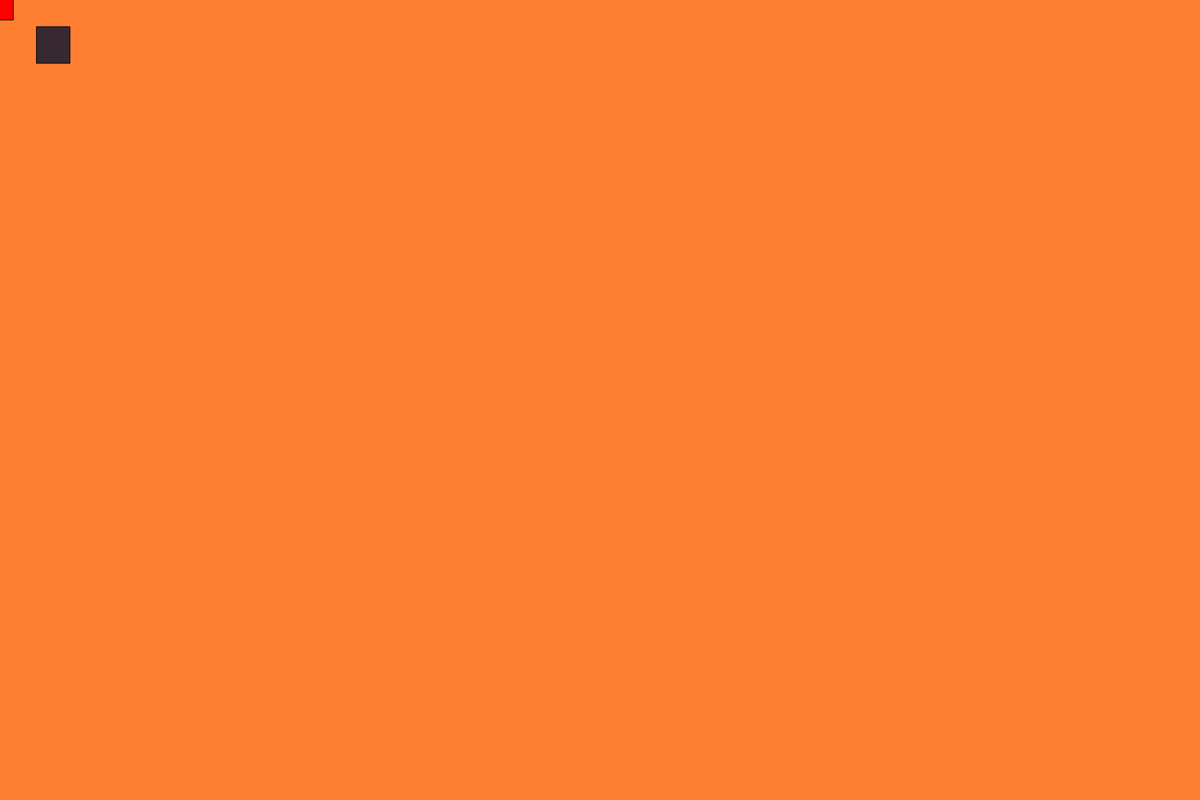
Frame 1 (no input)
Frame 60 (no input): identical to frame 1, image omitted
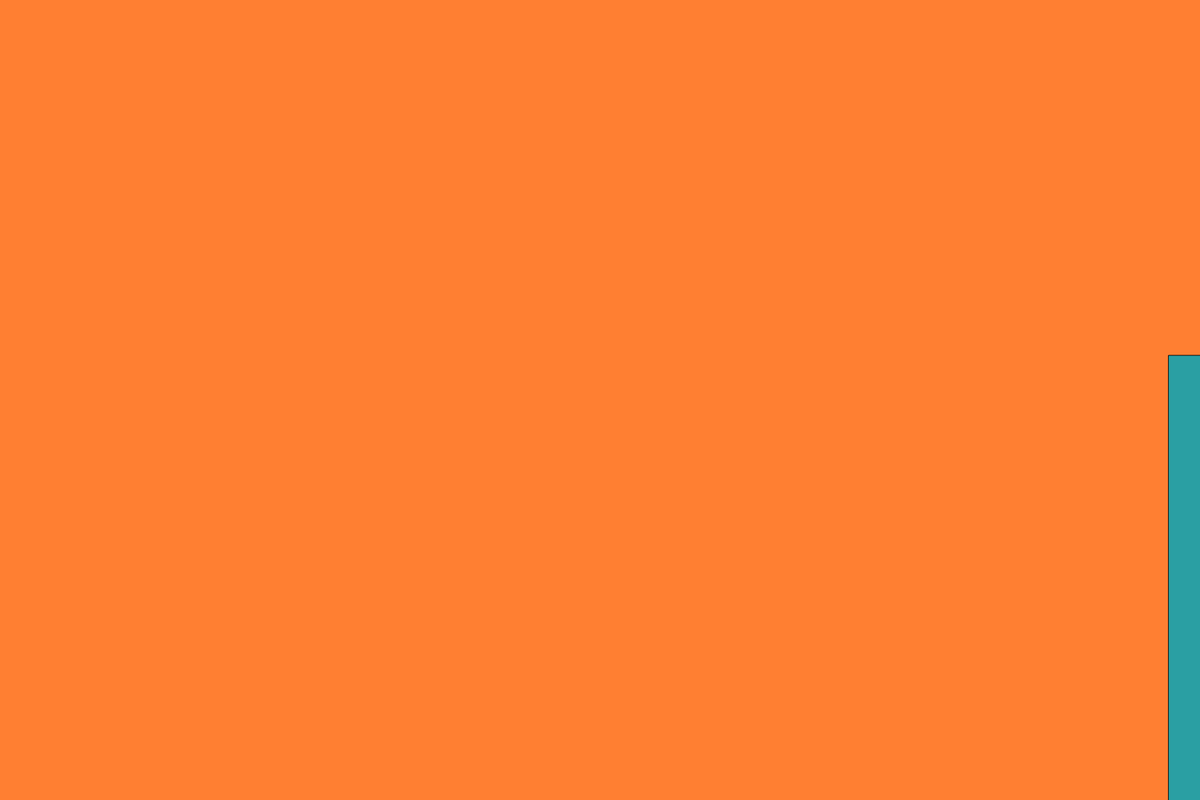
Frame 120 (the mouse pressed at the canvas centre since frame 60)

The p5.js sketch that drew these frames (run headless with seeded random() and noise() and a simulated clock; from frame 60 on, the mouse is pressed at the canvas centre):

// p5.js sketch
// ── sketch.js
let arrayA = [55, 40, 50];

function setup(){
  createCanvas(1800, 1200);
}


function draw(){
  background(255, 127, 50);

  var randNum = Math.floor(Math.random()*255);
  var randNum1 = Math.floor(Math.random()*255);
  var randNum2 = Math.floor(Math.random()*255);

  var area1 = Math.floor(Math.random()*1800);
  var area2 = Math.floor(Math.random()*1200);
  var area3 = Math.floor(Math.random()*255);


  //was experimenting with arrays to try to get the
  //latest random numbers to be the block that appeared
  //when the mouse was on the left half


  let num1 = arrayA.length - 3;
  let num2 = arrayA.length - 2;
  let num3 = arrayA.length - 1;

  let num1a = arrayA[num1];
  let num2a = arrayA[num2];
  let num3a = arrayA[num3];

  console.log(arrayA);


  if (mouseX < width/2){

    console.log(mouseX);
    console.log(mouseY);

    fill(255, 0, 0);
    rect(mouseX - 20, mouseY - 30, 40, 60);


      fill(num1a, num2a, num3a);
      rect(num1a, num2a, num3a, num1a);


      console.log(arrayA);
      console.log(num1a);


  }else{

    console.log(mouseX);
    console.log(mouseY);

    fill(randNum, randNum1, randNum2);
    rect(area1, area2, area2, area1);

    arrayA.push(randNum1);
    arrayA.push(randNum2);
    arrayA.push(randNum);

    console.log(arrayA);


  }
}

// ── main.css


body {
  background-color: #FFFFFF;
  display: grid;
  justify-content: center;
  padding: 0;
  margin: 0;
  grid-template-columns: 0%;
  grid-template-rows: 0%;
}

#mainBody{
  display: flex;
  flex-direction: column;
  border-bottom: medium solid #000000;
  border-left: medium solid #000000;
  border-top: medium solid #000000;
  border-right: medium solid #000000;
  align-items: center;
  justify-content: space-evenly;
  object-fit: scale-down;
  grid-column-start: 1;
  grid-column-end: 3;
  grid-row-start: 1;
  grid-row-end: 3;
}

#mainBody img{
  justify-content: center;
  width: 50%;
  height: 100%;
}
